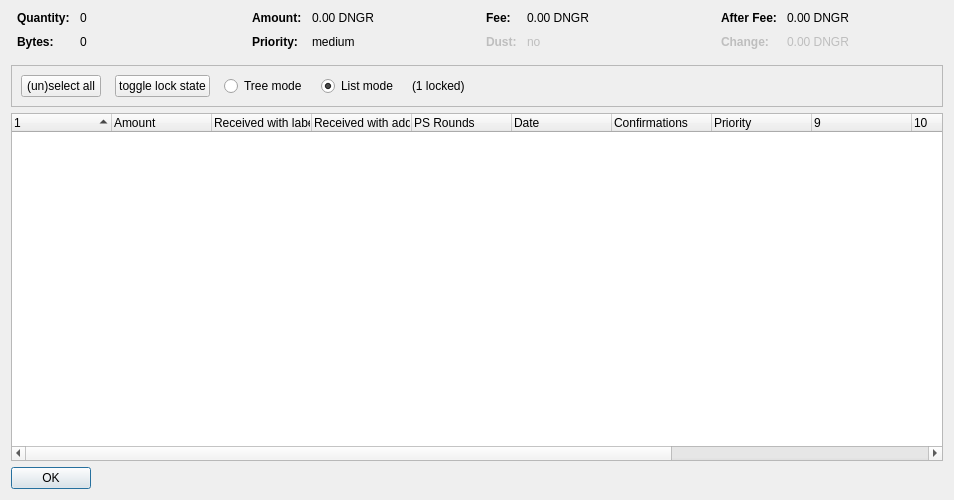
<?xml version="1.0" encoding="UTF-8"?>
<ui version="4.0">
 <class>CoinControlDialog</class>
 <widget class="QDialog" name="CoinControlDialog">
  <property name="geometry">
   <rect>
    <x>0</x>
    <y>0</y>
    <width>954</width>
    <height>500</height>
   </rect>
  </property>
  <property name="windowTitle">
   <string>Coin Selection</string>
  </property>
  <layout class="QVBoxLayout" name="verticalLayout">
   <item>
    <layout class="QHBoxLayout" name="horizontalLayoutTop" stretch="0,0,0,0">
     <property name="topMargin">
      <number>0</number>
     </property>
     <property name="bottomMargin">
      <number>10</number>
     </property>
     <item>
      <layout class="QFormLayout" name="formLayoutCoinControl1">
       <property name="horizontalSpacing">
        <number>10</number>
       </property>
       <property name="verticalSpacing">
        <number>10</number>
       </property>
       <property name="leftMargin">
        <number>6</number>
       </property>
       <property name="rightMargin">
        <number>6</number>
       </property>
       <item row="0" column="0">
        <widget class="QLabel" name="labelCoinControlQuantityText">
         <property name="font">
          <font>
           <weight>75</weight>
           <bold>true</bold>
          </font>
         </property>
         <property name="text">
          <string>Quantity:</string>
         </property>
        </widget>
       </item>
       <item row="0" column="1">
        <widget class="QLabel" name="labelCoinControlQuantity">
         <property name="cursor">
          <cursorShape>IBeamCursor</cursorShape>
         </property>
         <property name="contextMenuPolicy">
          <enum>Qt::ActionsContextMenu</enum>
         </property>
         <property name="text">
          <string notr="true">0</string>
         </property>
         <property name="textInteractionFlags">
          <set>Qt::LinksAccessibleByMouse|Qt::TextSelectableByKeyboard|Qt::TextSelectableByMouse</set>
         </property>
        </widget>
       </item>
       <item row="1" column="0">
        <widget class="QLabel" name="labelCoinControlBytesText">
         <property name="font">
          <font>
           <weight>75</weight>
           <bold>true</bold>
          </font>
         </property>
         <property name="text">
          <string>Bytes:</string>
         </property>
        </widget>
       </item>
       <item row="1" column="1">
        <widget class="QLabel" name="labelCoinControlBytes">
         <property name="cursor">
          <cursorShape>IBeamCursor</cursorShape>
         </property>
         <property name="contextMenuPolicy">
          <enum>Qt::ActionsContextMenu</enum>
         </property>
         <property name="text">
          <string notr="true">0</string>
         </property>
         <property name="textInteractionFlags">
          <set>Qt::LinksAccessibleByMouse|Qt::TextSelectableByKeyboard|Qt::TextSelectableByMouse</set>
         </property>
        </widget>
       </item>
      </layout>
     </item>
     <item>
      <layout class="QFormLayout" name="formLayoutCoinControl2">
       <property name="horizontalSpacing">
        <number>10</number>
       </property>
       <property name="verticalSpacing">
        <number>10</number>
       </property>
       <property name="leftMargin">
        <number>6</number>
       </property>
       <property name="rightMargin">
        <number>6</number>
       </property>
       <item row="0" column="0">
        <widget class="QLabel" name="labelCoinControlAmountText">
         <property name="font">
          <font>
           <weight>75</weight>
           <bold>true</bold>
          </font>
         </property>
         <property name="text">
          <string>Amount:</string>
         </property>
        </widget>
       </item>
       <item row="0" column="1">
        <widget class="QLabel" name="labelCoinControlAmount">
         <property name="cursor">
          <cursorShape>IBeamCursor</cursorShape>
         </property>
         <property name="contextMenuPolicy">
          <enum>Qt::ActionsContextMenu</enum>
         </property>
         <property name="text">
          <string notr="true">0.00 DNGR</string>
         </property>
         <property name="textInteractionFlags">
          <set>Qt::LinksAccessibleByMouse|Qt::TextSelectableByKeyboard|Qt::TextSelectableByMouse</set>
         </property>
        </widget>
       </item>
       <item row="1" column="0">
        <widget class="QLabel" name="labelCoinControlPriorityText">
         <property name="font">
          <font>
           <weight>75</weight>
           <bold>true</bold>
          </font>
         </property>
         <property name="text">
          <string>Priority:</string>
         </property>
        </widget>
       </item>
       <item row="1" column="1">
        <widget class="QLabel" name="labelCoinControlPriority">
         <property name="cursor">
          <cursorShape>IBeamCursor</cursorShape>
         </property>
         <property name="contextMenuPolicy">
          <enum>Qt::ActionsContextMenu</enum>
         </property>
         <property name="text">
          <string>medium</string>
         </property>
         <property name="textInteractionFlags">
          <set>Qt::LinksAccessibleByMouse|Qt::TextSelectableByKeyboard|Qt::TextSelectableByMouse</set>
         </property>
        </widget>
       </item>
      </layout>
     </item>
     <item>
      <layout class="QFormLayout" name="formLayoutCoinControl3">
       <property name="horizontalSpacing">
        <number>10</number>
       </property>
       <property name="verticalSpacing">
        <number>10</number>
       </property>
       <property name="leftMargin">
        <number>6</number>
       </property>
       <property name="rightMargin">
        <number>6</number>
       </property>
       <item row="0" column="0">
        <widget class="QLabel" name="labelCoinControlFeeText">
         <property name="font">
          <font>
           <weight>75</weight>
           <bold>true</bold>
          </font>
         </property>
         <property name="text">
          <string>Fee:</string>
         </property>
        </widget>
       </item>
       <item row="0" column="1">
        <widget class="QLabel" name="labelCoinControlFee">
         <property name="cursor">
          <cursorShape>IBeamCursor</cursorShape>
         </property>
         <property name="contextMenuPolicy">
          <enum>Qt::ActionsContextMenu</enum>
         </property>
         <property name="text">
          <string notr="true">0.00 DNGR</string>
         </property>
         <property name="textInteractionFlags">
          <set>Qt::LinksAccessibleByMouse|Qt::TextSelectableByKeyboard|Qt::TextSelectableByMouse</set>
         </property>
        </widget>
       </item>
       <item row="1" column="0">
        <widget class="QLabel" name="labelCoinControlLowOutputText">
         <property name="enabled">
          <bool>false</bool>
         </property>
         <property name="font">
          <font>
           <weight>75</weight>
           <bold>true</bold>
          </font>
         </property>
         <property name="text">
          <string>Dust:</string>
         </property>
        </widget>
       </item>
       <item row="1" column="1">
        <widget class="QLabel" name="labelCoinControlLowOutput">
         <property name="enabled">
          <bool>false</bool>
         </property>
         <property name="cursor">
          <cursorShape>IBeamCursor</cursorShape>
         </property>
         <property name="contextMenuPolicy">
          <enum>Qt::ActionsContextMenu</enum>
         </property>
         <property name="text">
          <string>no</string>
         </property>
         <property name="textInteractionFlags">
          <set>Qt::LinksAccessibleByMouse|Qt::TextSelectableByKeyboard|Qt::TextSelectableByMouse</set>
         </property>
        </widget>
       </item>
      </layout>
     </item>
     <item>
      <layout class="QFormLayout" name="formLayoutCoinControl4">
       <property name="horizontalSpacing">
        <number>10</number>
       </property>
       <property name="verticalSpacing">
        <number>10</number>
       </property>
       <property name="leftMargin">
        <number>6</number>
       </property>
       <property name="rightMargin">
        <number>6</number>
       </property>
       <item row="0" column="0">
        <widget class="QLabel" name="labelCoinControlAfterFeeText">
         <property name="font">
          <font>
           <weight>75</weight>
           <bold>true</bold>
          </font>
         </property>
         <property name="text">
          <string>After Fee:</string>
         </property>
        </widget>
       </item>
       <item row="0" column="1">
        <widget class="QLabel" name="labelCoinControlAfterFee">
         <property name="cursor">
          <cursorShape>IBeamCursor</cursorShape>
         </property>
         <property name="contextMenuPolicy">
          <enum>Qt::ActionsContextMenu</enum>
         </property>
         <property name="text">
          <string notr="true">0.00 DNGR</string>
         </property>
         <property name="textInteractionFlags">
          <set>Qt::LinksAccessibleByMouse|Qt::TextSelectableByKeyboard|Qt::TextSelectableByMouse</set>
         </property>
        </widget>
       </item>
       <item row="1" column="0">
        <widget class="QLabel" name="labelCoinControlChangeText">
         <property name="enabled">
          <bool>false</bool>
         </property>
         <property name="font">
          <font>
           <weight>75</weight>
           <bold>true</bold>
          </font>
         </property>
         <property name="text">
          <string>Change:</string>
         </property>
        </widget>
       </item>
       <item row="1" column="1">
        <widget class="QLabel" name="labelCoinControlChange">
         <property name="enabled">
          <bool>false</bool>
         </property>
         <property name="cursor">
          <cursorShape>IBeamCursor</cursorShape>
         </property>
         <property name="contextMenuPolicy">
          <enum>Qt::ActionsContextMenu</enum>
         </property>
         <property name="text">
          <string notr="true">0.00 DNGR</string>
         </property>
         <property name="textInteractionFlags">
          <set>Qt::LinksAccessibleByMouse|Qt::TextSelectableByKeyboard|Qt::TextSelectableByMouse</set>
         </property>
        </widget>
       </item>
      </layout>
     </item>
    </layout>
   </item>
   <item>
    <widget class="QFrame" name="frame">
     <property name="minimumSize">
      <size>
       <width>0</width>
       <height>40</height>
      </size>
     </property>
     <property name="frameShape">
      <enum>QFrame::StyledPanel</enum>
     </property>
     <property name="frameShadow">
      <enum>QFrame::Sunken</enum>
     </property>
     <layout class="QHBoxLayout" name="horizontalLayout">
      <item>
       <layout class="QHBoxLayout" name="horizontalLayoutPanel" stretch="0,0,0,0,0,0">
        <property name="spacing">
         <number>14</number>
        </property>
        <item>
         <widget class="QPushButton" name="pushButtonSelectAll">
          <property name="sizePolicy">
           <sizepolicy hsizetype="Maximum" vsizetype="Fixed">
            <horstretch>0</horstretch>
            <verstretch>0</verstretch>
           </sizepolicy>
          </property>
          <property name="text">
           <string>(un)select all</string>
          </property>
          <property name="autoDefault">
           <bool>false</bool>
          </property>
         </widget>
        </item>
        <item>
         <widget class="QPushButton" name="pushButtonToggleLock">
          <property name="sizePolicy">
           <sizepolicy hsizetype="Maximum" vsizetype="Fixed">
            <horstretch>0</horstretch>
            <verstretch>0</verstretch>
           </sizepolicy>
          </property>
          <property name="text">
           <string>toggle lock state</string>
          </property>
          <property name="autoDefault">
           <bool>false</bool>
          </property>
         </widget>
        </item>
        <item>
         <widget class="QRadioButton" name="radioTreeMode">
          <property name="sizePolicy">
           <sizepolicy hsizetype="Maximum" vsizetype="Fixed">
            <horstretch>0</horstretch>
            <verstretch>0</verstretch>
           </sizepolicy>
          </property>
          <property name="text">
           <string>Tree mode</string>
          </property>
         </widget>
        </item>
        <item>
         <widget class="QRadioButton" name="radioListMode">
          <property name="sizePolicy">
           <sizepolicy hsizetype="Maximum" vsizetype="Fixed">
            <horstretch>0</horstretch>
            <verstretch>0</verstretch>
           </sizepolicy>
          </property>
          <property name="text">
           <string>List mode</string>
          </property>
          <property name="checked">
           <bool>true</bool>
          </property>
         </widget>
        </item>
        <item>
         <widget class="QLabel" name="labelLocked">
          <property name="text">
           <string>(1 locked)</string>
          </property>
         </widget>
        </item>
        <item>
         <spacer name="horizontalSpacer">
          <property name="orientation">
           <enum>Qt::Horizontal</enum>
          </property>
          <property name="sizeHint" stdset="0">
           <size>
            <width>40</width>
            <height>20</height>
           </size>
          </property>
         </spacer>
        </item>
       </layout>
      </item>
     </layout>
    </widget>
   </item>
   <item>
    <widget class="CoinControlTreeWidget" name="treeWidget">
     <property name="contextMenuPolicy">
      <enum>Qt::CustomContextMenu</enum>
     </property>
     <property name="sortingEnabled">
      <bool>false</bool>
     </property>
     <property name="columnCount">
      <number>13</number>
     </property>
     <attribute name="headerShowSortIndicator" stdset="0">
      <bool>true</bool>
     </attribute>
     <attribute name="headerStretchLastSection">
      <bool>false</bool>
     </attribute>
     <column>
      <property name="text">
       <string/>
      </property>
     </column>
     <column>
      <property name="text">
       <string>Amount</string>
      </property>
     </column>
     <column>
      <property name="text">
       <string>Received with label</string>
      </property>
     </column>
     <column>
      <property name="text">
       <string>Received with address</string>
      </property>
     </column>
     <column>
      <property name="text">
       <string>PS Rounds</string>
      </property>
     </column>
     <column>
      <property name="text">
       <string>Date</string>
      </property>
     </column>
     <column>
      <property name="text">
       <string>Confirmations</string>
      </property>
      <property name="toolTip">
       <string>Confirmed</string>
      </property>
     </column>
     <column>
      <property name="text">
       <string>Priority</string>
      </property>
     </column>
     <column>
      <property name="text">
       <string/>
      </property>
     </column>
     <column>
      <property name="text">
       <string/>
      </property>
     </column>
     <column>
      <property name="text">
       <string/>
      </property>
     </column>
     <column>
      <property name="text">
       <string/>
      </property>
     </column>
     <column>
      <property name="text">
       <string/>
      </property>
     </column>
    </widget>
   </item>
   <item>
    <widget class="QDialogButtonBox" name="buttonBox">
     <property name="sizePolicy">
      <sizepolicy hsizetype="Maximum" vsizetype="Fixed">
       <horstretch>0</horstretch>
       <verstretch>0</verstretch>
      </sizepolicy>
     </property>
     <property name="orientation">
      <enum>Qt::Horizontal</enum>
     </property>
     <property name="standardButtons">
      <set>QDialogButtonBox::Ok</set>
     </property>
    </widget>
   </item>
  </layout>
 </widget>
 <customwidgets>
  <customwidget>
   <class>CoinControlTreeWidget</class>
   <extends>QTreeWidget</extends>
   <header>coincontroltreewidget.h</header>
  </customwidget>
 </customwidgets>
 <resources/>
 <connections/>
</ui>
